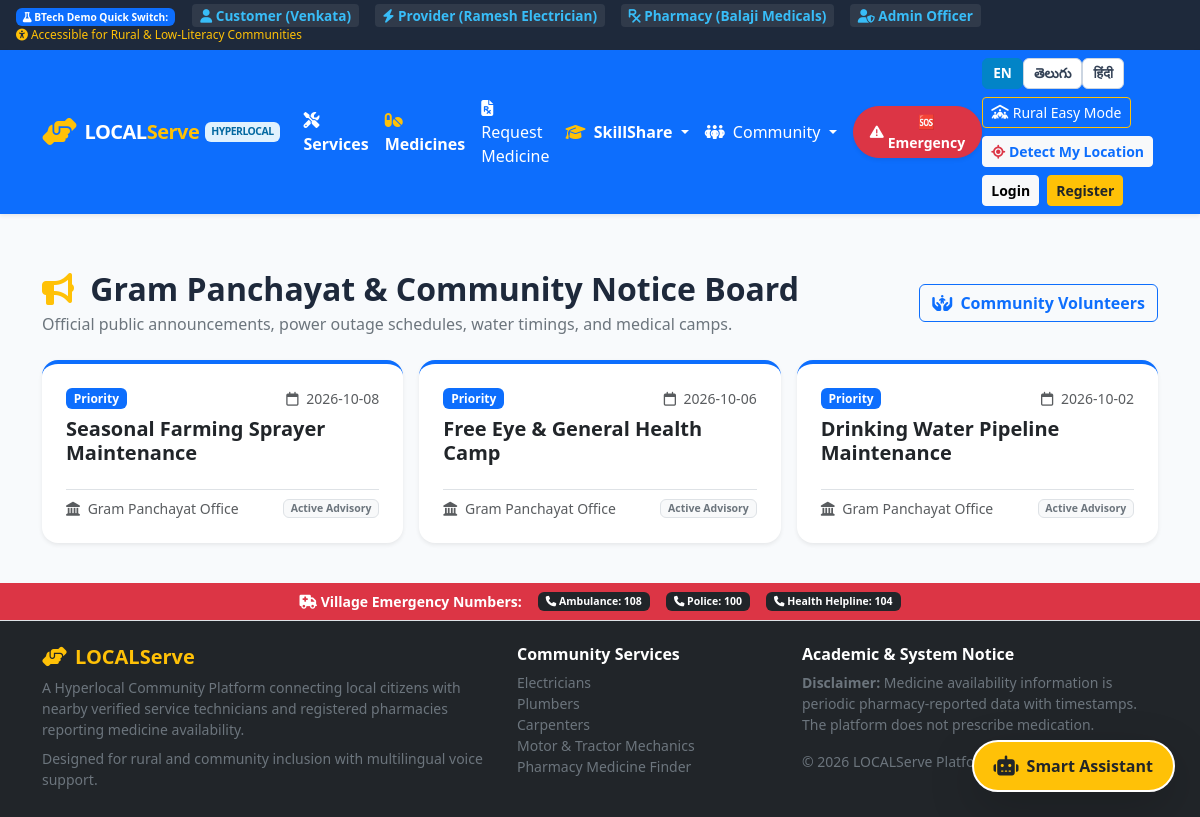
Screenshot of /notices with the database file from the repository.
### tables this page shows
CREATE TABLE community_notices (
        notice_id INTEGER PRIMARY KEY AUTOINCREMENT,
        title TEXT NOT NULL,
        category TEXT NOT NULL,
        content TEXT NOT NULL,
        date_effective TEXT,
        is_active INTEGER DEFAULT 1,
        created_at TIMESTAMP DEFAULT CURRENT_TIMESTAMP
    );

### routes/customer.py (the view)
@customer_bp.route('/notices')
def notices():
    all_notices = query_db("SELECT * FROM community_notices WHERE is_active = 1 ORDER BY date_effective DESC")
    return render_template('notices.html', notices=all_notices)

### database.py (called while the page is built)
def get_db():
    if 'db' not in g:
        g.db = sqlite3.connect(Config.DATABASE_PATH)
        g.db.row_factory = sqlite3.Row
        g.db.execute("PRAGMA foreign_keys = ON")
        g.db.create_function("haversine", 4, haversine)
    return g.db

def query_db(query, args=(), one=False):
    db = get_db()
    cur = db.execute(query, args)
    rv = cur.fetchall()
    cur.close()
    return (rv[0] if rv else None) if one else rv

### templates/notices.html (shortened to what this page needs)
{% extends 'base.html' %}
{% block content %}
<div class="container py-4">
  <div class="d-flex justify-content-between align-items-center flex-wrap gap-2 mb-4">
    <div>
      <h2 class="fw-bold mb-1">
        <i class="fa-solid fa-bullhorn text-warning me-2"></i> Gram Panchayat & Community Notice Board
      </h2>
      <p class="text-secondary mb-0">
        Official public announcements, power outage schedules, water timings, and medical camps.
      </p>
    </div>
    <a href="{{ url_for('customer.volunteers_view') }}" class="btn btn-outline-primary fw-bold">
      <i class="fa-solid fa-hands-holding-child me-1"></i> Community Volunteers
    </a>
  </div>
  {% if notices %}
  <div class="row g-3">
    {% for notice in notices %}
    <div class="col-md-6 col-lg-4">
      <div class="card h-100 border-0 shadow-sm rounded-4 p-4 bg-white border-top border-4 {% if notice.priority == 'Urgent' %}border-danger{% elif notice.priority == 'High' %}border-warning{% else %}border-primary{% endif %}">
        <div class="d-flex justify-content-between align-items-center mb-2">
          <span class="badge {% if notice.priority == 'Urgent' %}bg-danger{% elif notice.priority == 'High' %}bg-warning text-dark{% else %}bg-primary{% endif %} fw-bold">
            {{ notice.priority }} Priority
          </span>
          <small class="text-muted"><i class="fa-regular fa-calendar me-1"></i> {{ notice.date_effective }}</small>
        </div>
        <h5 class="fw-bold text-dark mb-2">{{ notice.title }}</h5>
        <div class="pt-2 border-top d-flex justify-content-between align-items-center text-muted small">
          <span><i class="fa-solid fa-landmark me-1"></i> {{ notice.posted_by or 'Gram Panchayat Office' }}</span>
          <span class="badge bg-light text-secondary border">Active Advisory</span>
        </div>
      </div>
    </div>
    {% endfor %}
  </div>
  {% else %}
  <div class="text-center py-5 bg-light rounded-4">
    <i class="fa-solid fa-bell-slash text-muted fs-1 mb-3"></i>
    <h4 class="fw-bold">No active community notices today</h4>
    <p class="text-muted">Everything is running smoothly in your local area.</p>
  </div>
  {% endif %}
</div>
{% endblock %}

### static/css/style.css (style rules this page uses)
:root { --primary-color: #0d6efd; --primary-dark: #0a58ca; --secondary-color: #198754; --accent-color: #ff9800; --danger-color: #dc3545; --bg-light: #f8fafc; --text-main: #1e293b; --text-muted: #64748b; --card-shadow: 0 4px 12px rgba(0, 0, 0, 0.06); --card-hover-shadow: 0 10px 24px rgba(0, 0, 0, 0.12); --border-radius: 12px; }
body { font-family: 'Segoe UI', system-ui, -apple-system, sans-serif; color: var(--text-main); background-color: var(--bg-light); min-height: 100vh; display: flex; flex-direction: column; }

### rows the page displays
community_notices: date_effective "2026-10-08", title "Seasonal Farming Sprayer Maintenance", posted_by "Gram Panchayat Office"
community_notices: date_effective "2026-10-06", title "Free Eye & General Health Camp", posted_by "Gram Panchayat Office"
community_notices: date_effective "2026-10-02", title "Drinking Water Pipeline Maintenance", posted_by "Gram Panchayat Office"
